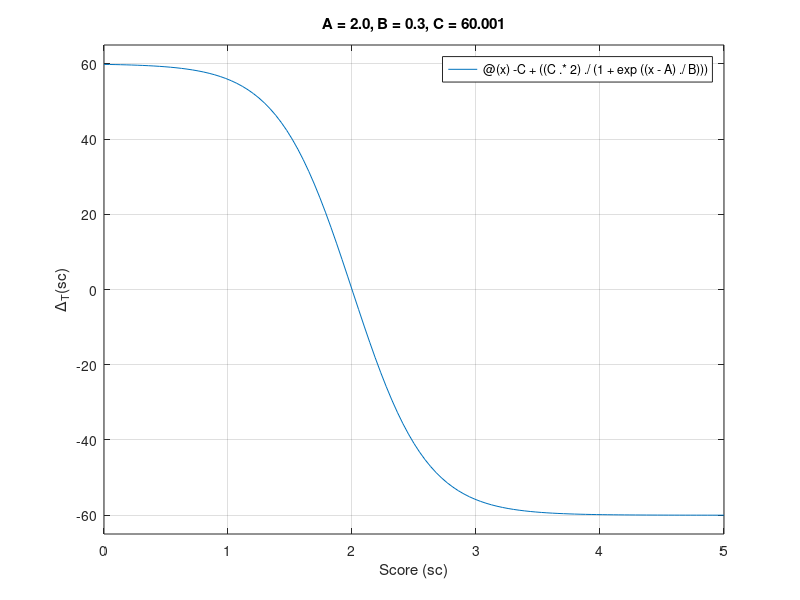

MATLAB code for this plot:
A = 2;
B = 0.3;
C = 60.001;

%fnc = @(x) -D+((D.*(1+1/C))./((1./C)+exp((x-A)./B)));
%fnc = @(x) -D+((D.*2)./(1+exp((x-A)./B)));
fnc = @(x) -C+((C.*2)./(1+exp((x-A)./B)));

fplot(fnc, [0 5]);
ylim([-65 65]);
title(sprintf('A = %.1f, B = %.1f, C = %.3f', A, B, C));
xlabel('Score (sc)');
ylabel('\Delta_{T}(sc)');
grid on